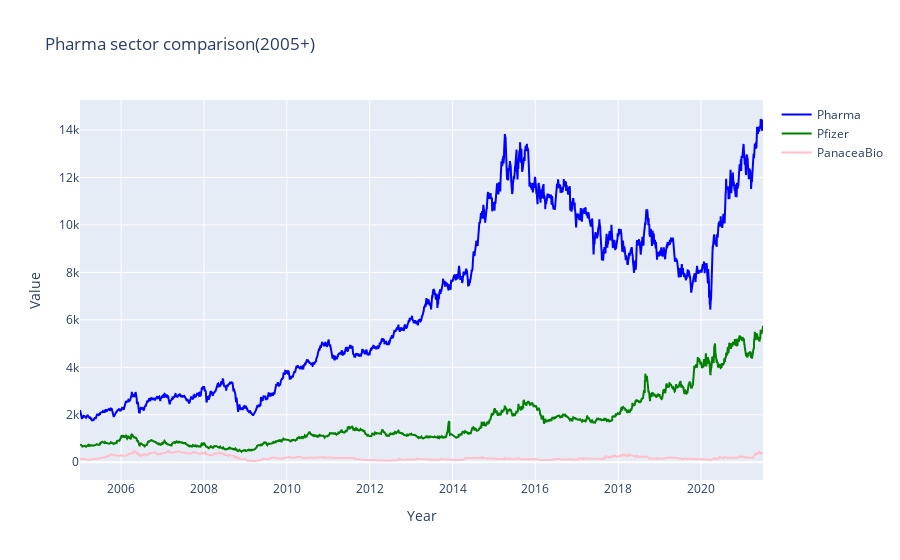

Here is the notebook cell this chart was saved with:
### Markdown cell above
## PFizer and PANACEABIO vs Pharma index(benchmark) 
- the comparison can be done from 2005 
- PFIZER : Pfizer vaccine
- PANACEBIO : parent of serum ltd: Covidsheild

### Code cell
pfizer_df = pd.read_csv("../datasets/companies/PFIZER.csv")
start = pfizer_df[pfizer_df['Date']=='2005-01-03'].index[0]
pfizer_df = pfizer_df[start:]

panaceaBio_df = pd.read_csv("../datasets/companies/PANACEABIO.csv")
start = panaceaBio_df[panaceaBio_df['Date']=='2005-01-03'].index[0]
panaceaBio_df = panaceaBio_df[start:]

fig = go.Figure()
        

fig.add_trace(go.Scatter(
         y=niftyPharma_df[niftyPharma_df['Date']>='2005-01-03']['Close'],
         x=niftyPharma_df[niftyPharma_df['Date']>='2005-01-03']['Date'],
        name='Pharma',
        line=dict(color='blue'),
    opacity=1))        

fig.add_trace(go.Scatter(
         x=pfizer_df['Date'],
         y=pfizer_df['Close'],
        name='Pfizer',
        line=dict(color='green'),
    opacity=1))

fig.add_trace(go.Scatter(
         x=panaceaBio_df['Date'],
         y=panaceaBio_df['Close'],
        name='PanaceaBio',
        line=dict(color='pink'),
    opacity=1))
    
fig.update_layout(title_text="Pharma sector comparison(2005+)", xaxis_title = 'Year', yaxis_title='Value')

fig.show()

### Figure 1 — Plotly figure (JSON) as saved in the notebook; plotly's stock layout.template omitted (floating-point values rounded to 4 significant figures; data arrays with more than 128 entries replaced by an {"elided": "..."} marker saying what was removed)
{"data": [{"line": {"color": "blue"}, "name": "Pharma", "opacity": 1, "type": "scatter", "x": {"elided": "4092 str values"}, "y": {"elided": "4092 float values"}}, {"line": {"color": "green"}, "name": "Pfizer", "opacity": 1, "type": "scatter", "x": {"elided": "4095 str values"}, "y": {"elided": "4095 float values"}}, {"line": {"color": "pink"}, "name": "PanaceaBio", "opacity": 1, "type": "scatter", "x": {"elided": "4085 str values"}, "y": {"elided": "4085 float values"}}], "layout": {"title": {"text": "Pharma sector comparison(2005+)"}, "xaxis": {"title": {"text": "Year"}}, "yaxis": {"title": {"text": "Value"}}}}
